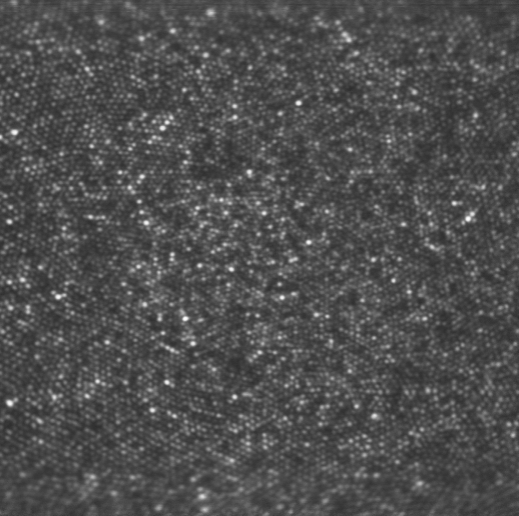
#> input picture dataset/BAK1008L1_2020_07_02_11_56_18_AOSLO_788_V006_annotated_JLR_128_97_646_612.tiff, 519 x 516 px
$ python image_transformation.py
#> lines starting #> are read from the running program, lines starting #| are printed output that depends on the picture
import cv2
import pandas as pd
import numpy as np


def crop_image(img, img_colorful, gt_particles, region):
    assert (0 <= region['x_min']) and (0 <= region['y_min'])
    assert (img.shape[1] > region['x_max']) and (img.shape[0] > region['y_max'])

    img_crop = img[region['y_min']:region['y_max'], region['x_min']:region['x_max']]
    img_colorful_crop = img_colorful[region['y_min']:region['y_max'], region['x_min']:region['x_max'], :]

    crop_particles_idx_y = np.logical_and(gt_particles[:, 1] > region['y_min'], gt_particles[:, 1] < region['y_max'])
    crop_particles_idx_x = np.logical_and(gt_particles[:, 0] > region['x_min'], gt_particles[:, 0] < region['x_max'])
    crop_particles_idx = np.logical_and(crop_particles_idx_y, crop_particles_idx_x)
    crop_particles = gt_particles[crop_particles_idx]

    crop_particles[:,0] -= region['x_min']
    crop_particles[:,1] -= region['y_min']

    return img_crop, img_colorful_crop, crop_particles

def mirror_padding_image(img, boundary_size, GT_data):
    img_top_mirror = np.flip(img[:boundary_size['y'], :], 0)
    img_bottom_mirror = np.flip(img[-boundary_size['y']:, :], 0)
    tmp = np.vstack((img_top_mirror, img, img_bottom_mirror))

    img_left_mirror = np.flip(tmp[:, :boundary_size['x']], 1)
    img_right_mirror = np.flip(tmp[:, -boundary_size['x']:], 1)
    padded_img = np.hstack((img_left_mirror, tmp, img_right_mirror))

    GT_data[:,1] += boundary_size['y']
    GT_data[:,0] += boundary_size['x']

    return padded_img, GT_data

if __name__ == '__main__':
    GT_data = pd.read_csv('dataset/BAK1008L1_2020_07_02_11_56_18_AOSLO_788_V006_annotated_JLR_128_97_646_612.csv')
#> (reads dataset/BAK1008L1_2020_07_02_11_56_18_AOSLO_788_V006_annotated_JLR_128_97_646_612.csv from the repository)
    GT_data = GT_data.to_numpy()
    img = cv2.imread('dataset/BAK1008L1_2020_07_02_11_56_18_AOSLO_788_V006_annotated_JLR_128_97_646_612.tiff', -1)
#> img is the input picture: shape (516, 519); min 46, max 255, mean 79.1
    img_colorful = cv2.imread('dataset/BAK1008L1_2020_07_02_11_56_18_AOSLO_788_V006_annotated_JLR_128_97_646_612.tiff')

    region = {
        'x_min': 500, # enumerate from zero !
        'x_max': 518,
        'y_min': 500,
        'y_max': 515,
    }

    img, img_colorful, GT_data = crop_image(img, img_colorful, GT_data, region)
#> GT_data = [[12.33, 14.33], [5.56, 8.27], [15.7, 4.78]]

    boundary_size = {
        'x': 10,
        'y': 5
    }
    mirror_padding_image(img, boundary_size, GT_data)
#> in mirror_padding_image, `padded_img = np.hstack((img_left_mirror, tmp, img_right_mirror))`:
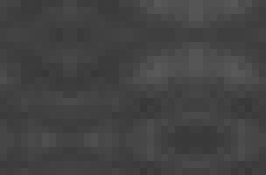
#> padded_img: shape (25, 38) (shown 7 times larger); min 55, max 89, mean 66.9
